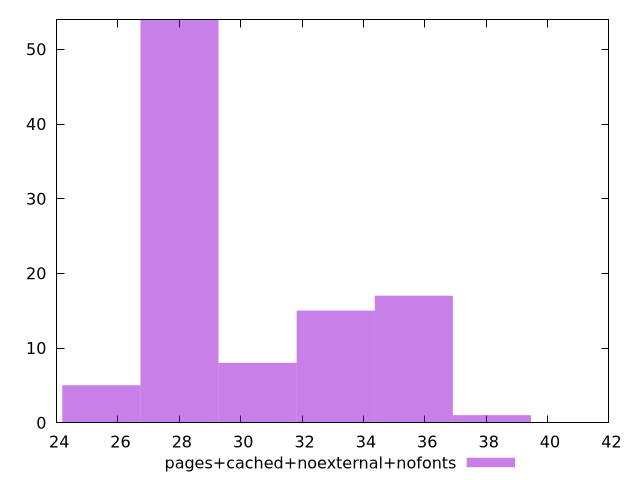

This chart was generated by the following gnuplot code:
$_pagesCachedNoexternalNofonts <<EOF
28.00464624617299 54
35.64227704058381 17
25.458769314702717 5
30.550523177643264 8
33.09640010911353 15
38.188153972054074 1
EOF
set key outside below
set terminal pngcairo
set output "report_00004_2020-11-02T20-21-41.718Z/max-potential-fid/pages+cached+noexternal+nofonts//raw_hist.png"
set yrange [0:54]
set boxwidth 2.545876931470272
set style fill transparent solid 0.5 noborder
plot $_pagesCachedNoexternalNofonts title "pages+cached+noexternal+nofonts" with boxes ,
